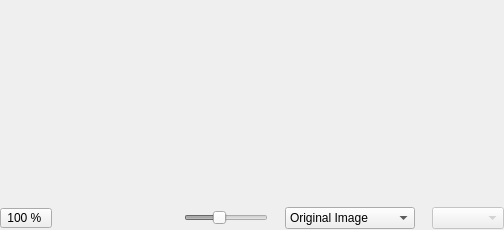
      <widget class="QWidget" name="inputImageTab">
       <attribute name="title">
        <string>Image Display</string>
       </attribute>
       <layout class="QVBoxLayout" name="verticalLayout_5">
        <property name="spacing">
         <number>0</number>
        </property>
        <property name="leftMargin">
         <number>0</number>
        </property>
        <property name="topMargin">
         <number>6</number>
        </property>
        <property name="rightMargin">
         <number>0</number>
        </property>
        <property name="bottomMargin">
         <number>0</number>
        </property>
        <item>
         <widget class="QFrame" name="frame_2">
          <property name="frameShape">
           <enum>QFrame::NoFrame</enum>
          </property>
          <property name="frameShadow">
           <enum>QFrame::Plain</enum>
          </property>
          <layout class="QVBoxLayout" name="verticalLayout_3">
           <property name="spacing">
            <number>0</number>
           </property>
           <property name="margin">
            <number>0</number>
           </property>
           <item>
            <widget class="EMMPMGraphicsView" name="m_GraphicsView" native="true">
             <property name="sizePolicy">
              <sizepolicy hsizetype="Preferred" vsizetype="Preferred">
               <horstretch>0</horstretch>
               <verstretch>0</verstretch>
              </sizepolicy>
             </property>
             <property name="minimumSize">
              <size>
               <width>200</width>
               <height>200</height>
              </size>
             </property>
             <property name="maximumSize">
              <size>
               <width>16777215</width>
               <height>16777215</height>
              </size>
             </property>
             <property name="baseSize">
              <size>
               <width>0</width>
               <height>0</height>
              </size>
             </property>
             <property name="acceptDrops">
              <bool>true</bool>
             </property>
             <property name="autoFillBackground">
              <bool>true</bool>
             </property>
             <layout class="QGridLayout" name="gridLayout">
              <property name="margin">
               <number>4</number>
              </property>
              <property name="spacing">
               <number>4</number>
              </property>
             </layout>
            </widget>
           </item>
           <item>
            <layout class="QHBoxLayout" name="horizontalLayout_5">
             <property name="spacing">
              <number>5</number>
             </property>
             <item>
              <widget class="QToolButton" name="zoomButton">
               <property name="maximumSize">
                <size>
                 <width>16777</width>
                 <height>20</height>
                </size>
               </property>
               <property name="font">
                <font>
                 <weight>50</weight>
                 <bold>false</bold>
                </font>
               </property>
               <property name="toolTip">
                <string>Set a specific zoon level</string>
               </property>
               <property name="statusTip">
                <string>Selects a set magnification level</string>
               </property>
               <property name="text">
                <string>100 % </string>
               </property>
               <property name="popupMode">
                <enum>QToolButton::InstantPopup</enum>
               </property>
               <property name="toolButtonStyle">
                <enum>Qt::ToolButtonTextOnly</enum>
               </property>
               <property name="arrowType">
                <enum>Qt::UpArrow</enum>
               </property>
              </widget>
             </item>
             <item>
              <widget class="QPushButton" name="zoomIn">
               <property name="sizePolicy">
                <sizepolicy hsizetype="Fixed" vsizetype="Fixed">
                 <horstretch>0</horstretch>
                 <verstretch>0</verstretch>
                </sizepolicy>
               </property>
               <property name="minimumSize">
                <size>
                 <width>24</width>
                 <height>24</height>
                </size>
               </property>
               <property name="maximumSize">
                <size>
                 <width>24</width>
                 <height>24</height>
                </size>
               </property>
               <property name="toolTip">
                <string>Zoom in to the image</string>
               </property>
               <property name="text">
                <string/>
               </property>
               <property name="icon">
                <iconset resource="../../../Resources/icons/images/Icons.qrc">
                 <normaloff>:/zoom_in.png</normaloff>:/zoom_in.png</iconset>
               </property>
               <property name="iconSize">
                <size>
                 <width>24</width>
                 <height>24</height>
                </size>
               </property>
               <property name="flat">
                <bool>true</bool>
               </property>
              </widget>
             </item>
             <item>
              <widget class="QPushButton" name="zoomOut">
               <property name="sizePolicy">
                <sizepolicy hsizetype="Fixed" vsizetype="Fixed">
                 <horstretch>0</horstretch>
                 <verstretch>0</verstretch>
                </sizepolicy>
               </property>
               <property name="minimumSize">
                <size>
                 <width>24</width>
                 <height>24</height>
                </size>
               </property>
               <property name="maximumSize">
                <size>
                 <width>24</width>
                 <height>24</height>
                </size>
               </property>
               <property name="toolTip">
                <string>Zoon out from the image</string>
               </property>
               <property name="text">
                <string/>
               </property>
               <property name="icon">
                <iconset resource="../../../Resources/icons/images/Icons.qrc">
                 <normaloff>:/zoom_out.png</normaloff>:/zoom_out.png</iconset>
               </property>
               <property name="iconSize">
                <size>
                 <width>24</width>
                 <height>24</height>
                </size>
               </property>
               <property name="flat">
                <bool>true</bool>
               </property>
              </widget>
             </item>
             <item>
              <widget class="QPushButton" name="fitToWindow">
               <property name="sizePolicy">
                <sizepolicy hsizetype="Fixed" vsizetype="Fixed">
                 <horstretch>0</horstretch>
                 <verstretch>0</verstretch>
                </sizepolicy>
               </property>
               <property name="minimumSize">
                <size>
                 <width>24</width>
                 <height>24</height>
                </size>
               </property>
               <property name="maximumSize">
                <size>
                 <width>24</width>
                 <height>24</height>
                </size>
               </property>
               <property name="toolTip">
                <string>Fit the image to the display area</string>
               </property>
               <property name="text">
                <string/>
               </property>
               <property name="icon">
                <iconset resource="../../../Resources/icons/images/Icons.qrc">
                 <normaloff>:/fit_to_size.png</normaloff>:/fit_to_size.png</iconset>
               </property>
               <property name="iconSize">
                <size>
                 <width>24</width>
                 <height>24</height>
                </size>
               </property>
               <property name="flat">
                <bool>true</bool>
               </property>
              </widget>
             </item>
             <item>
              <spacer name="horizontalSpacer">
               <property name="orientation">
                <enum>Qt::Horizontal</enum>
               </property>
               <property name="sizeHint" stdset="0">
                <size>
                 <width>40</width>
                 <height>20</height>
                </size>
               </property>
              </spacer>
             </item>
             <item>
              <widget class="QSlider" name="opacitySlider">
               <property name="enabled">
                <bool>false</bool>
               </property>
               <property name="sizePolicy">
                <sizepolicy hsizetype="Preferred" vsizetype="Preferred">
                 <horstretch>0</horstretch>
                 <verstretch>0</verstretch>
                </sizepolicy>
               </property>
               <property name="minimumSize">
                <size>
                 <width>65</width>
                 <height>0</height>
                </size>
               </property>
               <property name="toolTip">
                <string>Adjust the opacity of the segmented image. 0 makes the segmented image opaque. 100 makes the segmented image transparent </string>
               </property>
               <property name="maximum">
                <number>100</number>
               </property>
               <property name="value">
                <number>40</number>
               </property>
               <property name="orientation">
                <enum>Qt::Horizontal</enum>
               </property>
              </widget>
             </item>
             <item>
              <spacer name="horizontalSpacer_2">
               <property name="orientation">
                <enum>Qt::Horizontal</enum>
               </property>
               <property name="sizeType">
                <enum>QSizePolicy::Fixed</enum>
               </property>
               <property name="sizeHint" stdset="0">
                <size>
                 <width>12</width>
                 <height>20</height>
                </size>
               </property>
              </spacer>
             </item>
             <item>
              <widget class="QComboBox" name="imageDisplaySelection">
               <property name="toolTip">
                <string>Select which image to show</string>
               </property>
               <item>
                <property name="text">
                 <string>Original Image</string>
                </property>
               </item>
               <item>
                <property name="text">
                 <string>Segmented Image</string>
                </property>
               </item>
               <item>
                <property name="text">
                 <string>Both</string>
                </property>
               </item>
              </widget>
             </item>
             <item>
              <spacer name="horizontalSpacer_12">
               <property name="orientation">
                <enum>Qt::Horizontal</enum>
               </property>
               <property name="sizeType">
                <enum>QSizePolicy::Fixed</enum>
               </property>
               <property name="sizeHint" stdset="0">
                <size>
                 <width>12</width>
                 <height>20</height>
                </size>
               </property>
              </spacer>
             </item>
             <item>
              <widget class="QComboBox" name="compositeModeCB">
               <property name="enabled">
                <bool>false</bool>
               </property>
               <property name="toolTip">
                <string>Select the type of compositing of the original and segmented images</string>
               </property>
               <property name="statusTip">
                <string/>
               </property>
              </widget>
             </item>
            </layout>
           </item>
          </layout>
         </widget>
        </item>
       </layout>
      </widget>
